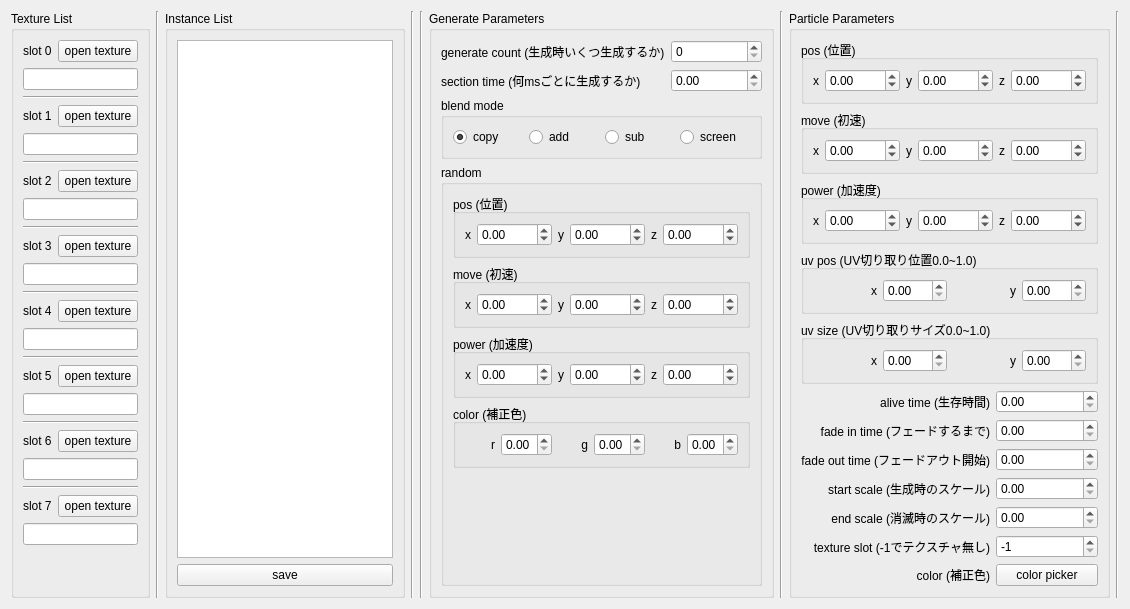
<?xml version="1.0" encoding="UTF-8"?>
<ui version="4.0">
 <class>Form</class>
 <widget class="QWidget" name="Form">
  <property name="geometry">
   <rect>
    <x>0</x>
    <y>0</y>
    <width>1130</width>
    <height>547</height>
   </rect>
  </property>
  <property name="windowTitle">
   <string>Particle Console</string>
  </property>
  <layout class="QGridLayout" name="gridLayout">
   <item row="0" column="7">
    <widget class="Line" name="line">
     <property name="orientation">
      <enum>Qt::Vertical</enum>
     </property>
    </widget>
   </item>
   <item row="0" column="3">
    <widget class="Line" name="line_2">
     <property name="orientation">
      <enum>Qt::Vertical</enum>
     </property>
    </widget>
   </item>
   <item row="0" column="9">
    <widget class="Line" name="line_12">
     <property name="orientation">
      <enum>Qt::Vertical</enum>
     </property>
    </widget>
   </item>
   <item row="0" column="1">
    <widget class="Line" name="line_11">
     <property name="orientation">
      <enum>Qt::Vertical</enum>
     </property>
    </widget>
   </item>
   <item row="0" column="8">
    <widget class="QGroupBox" name="particleParameters">
     <property name="font">
      <font>
       <pointsize>9</pointsize>
       <strikeout>false</strikeout>
      </font>
     </property>
     <property name="title">
      <string>Particle Parameters</string>
     </property>
     <layout class="QGridLayout" name="gridLayout_12">
      <item row="13" column="0">
       <widget class="QLabel" name="label_25">
        <property name="whatsThis">
         <string>消滅時のスケール
</string>
        </property>
        <property name="text">
         <string>end scale (消滅時のスケール)</string>
        </property>
        <property name="alignment">
         <set>Qt::AlignRight|Qt::AlignTrailing|Qt::AlignVCenter</set>
        </property>
       </widget>
      </item>
      <item row="4" column="0" colspan="2">
       <widget class="QGroupBox" name="groupBox_7">
        <property name="title">
         <string>uv size (UV切り取りサイズ0.0~1.0)</string>
        </property>
        <layout class="QGridLayout" name="gridLayout_7">
         <item row="1" column="2">
          <widget class="QLabel" name="label_20">
           <property name="text">
            <string>y</string>
           </property>
           <property name="alignment">
            <set>Qt::AlignRight|Qt::AlignTrailing|Qt::AlignVCenter</set>
           </property>
          </widget>
         </item>
         <item row="1" column="0">
          <widget class="QLabel" name="label_19">
           <property name="text">
            <string>x</string>
           </property>
           <property name="alignment">
            <set>Qt::AlignRight|Qt::AlignTrailing|Qt::AlignVCenter</set>
           </property>
          </widget>
         </item>
         <item row="1" column="1">
          <widget class="QDoubleSpinBox" name="spinUVSizeX">
           <property name="minimum">
            <double>0.000000000000000</double>
           </property>
           <property name="maximum">
            <double>1.000000000000000</double>
           </property>
          </widget>
         </item>
         <item row="1" column="3">
          <widget class="QDoubleSpinBox" name="spinUVPosY_2">
           <property name="minimum">
            <double>0.000000000000000</double>
           </property>
           <property name="maximum">
            <double>1.000000000000000</double>
           </property>
          </widget>
         </item>
        </layout>
       </widget>
      </item>
      <item row="3" column="0" colspan="2">
       <widget class="QGroupBox" name="groupBox_6">
        <property name="title">
         <string>uv pos (UV切り取り位置0.0~1.0)</string>
        </property>
        <layout class="QGridLayout" name="gridLayout_6">
         <item row="0" column="2">
          <widget class="QLabel" name="label_17">
           <property name="text">
            <string>y</string>
           </property>
           <property name="alignment">
            <set>Qt::AlignRight|Qt::AlignTrailing|Qt::AlignVCenter</set>
           </property>
          </widget>
         </item>
         <item row="0" column="1">
          <widget class="QDoubleSpinBox" name="spinUVPosX">
           <property name="minimum">
            <double>0.000000000000000</double>
           </property>
           <property name="maximum">
            <double>1.000000000000000</double>
           </property>
          </widget>
         </item>
         <item row="0" column="3">
          <widget class="QDoubleSpinBox" name="spinUVPosY">
           <property name="minimum">
            <double>0.000000000000000</double>
           </property>
           <property name="maximum">
            <double>1.000000000000000</double>
           </property>
          </widget>
         </item>
         <item row="0" column="0">
          <widget class="QLabel" name="label_16">
           <property name="text">
            <string>x</string>
           </property>
           <property name="alignment">
            <set>Qt::AlignRight|Qt::AlignTrailing|Qt::AlignVCenter</set>
           </property>
          </widget>
         </item>
        </layout>
       </widget>
      </item>
      <item row="1" column="0" colspan="2">
       <widget class="QGroupBox" name="groupBox_4">
        <property name="title">
         <string>move (初速)</string>
        </property>
        <layout class="QGridLayout" name="gridLayout_4">
         <item row="0" column="3">
          <widget class="QDoubleSpinBox" name="spinMoveY">
           <property name="minimum">
            <double>-1000.000000000000000</double>
           </property>
           <property name="maximum">
            <double>1000.000000000000000</double>
           </property>
          </widget>
         </item>
         <item row="0" column="4">
          <widget class="QLabel" name="label_10">
           <property name="text">
            <string>z</string>
           </property>
           <property name="alignment">
            <set>Qt::AlignRight|Qt::AlignTrailing|Qt::AlignVCenter</set>
           </property>
          </widget>
         </item>
         <item row="0" column="2">
          <widget class="QLabel" name="label_9">
           <property name="text">
            <string>y</string>
           </property>
           <property name="alignment">
            <set>Qt::AlignRight|Qt::AlignTrailing|Qt::AlignVCenter</set>
           </property>
          </widget>
         </item>
         <item row="0" column="1">
          <widget class="QDoubleSpinBox" name="spinMoveX">
           <property name="minimum">
            <double>-1000.000000000000000</double>
           </property>
           <property name="maximum">
            <double>1000.000000000000000</double>
           </property>
          </widget>
         </item>
         <item row="0" column="0">
          <widget class="QLabel" name="label_3">
           <property name="text">
            <string>x</string>
           </property>
           <property name="alignment">
            <set>Qt::AlignRight|Qt::AlignTrailing|Qt::AlignVCenter</set>
           </property>
          </widget>
         </item>
         <item row="0" column="5">
          <widget class="QDoubleSpinBox" name="spinMoveZ">
           <property name="minimum">
            <double>-1000.000000000000000</double>
           </property>
           <property name="maximum">
            <double>1000.000000000000000</double>
           </property>
          </widget>
         </item>
        </layout>
       </widget>
      </item>
      <item row="5" column="1">
       <widget class="QDoubleSpinBox" name="spinAliveTime"/>
      </item>
      <item row="2" column="0" colspan="2">
       <widget class="QGroupBox" name="groupBox_5">
        <property name="title">
         <string>power (加速度)</string>
        </property>
        <layout class="QGridLayout" name="gridLayout_5">
         <item row="0" column="0">
          <widget class="QLabel" name="label_4">
           <property name="font">
            <font>
             <strikeout>false</strikeout>
            </font>
           </property>
           <property name="layoutDirection">
            <enum>Qt::LeftToRight</enum>
           </property>
           <property name="text">
            <string>x</string>
           </property>
           <property name="alignment">
            <set>Qt::AlignRight|Qt::AlignTrailing|Qt::AlignVCenter</set>
           </property>
          </widget>
         </item>
         <item row="0" column="5">
          <widget class="QDoubleSpinBox" name="spinPowerZ">
           <property name="minimum">
            <double>-1000.000000000000000</double>
           </property>
           <property name="maximum">
            <double>1000.000000000000000</double>
           </property>
          </widget>
         </item>
         <item row="0" column="3">
          <widget class="QDoubleSpinBox" name="spinPowerY">
           <property name="minimum">
            <double>-1000.000000000000000</double>
           </property>
           <property name="maximum">
            <double>1000.000000000000000</double>
           </property>
          </widget>
         </item>
         <item row="0" column="1">
          <widget class="QDoubleSpinBox" name="spinPowerX">
           <property name="minimum">
            <double>-1000.000000000000000</double>
           </property>
           <property name="maximum">
            <double>1000.000000000000000</double>
           </property>
          </widget>
         </item>
         <item row="0" column="4">
          <widget class="QLabel" name="label_15">
           <property name="text">
            <string>z</string>
           </property>
           <property name="alignment">
            <set>Qt::AlignRight|Qt::AlignTrailing|Qt::AlignVCenter</set>
           </property>
          </widget>
         </item>
         <item row="0" column="2">
          <widget class="QLabel" name="label_11">
           <property name="text">
            <string>y</string>
           </property>
           <property name="alignment">
            <set>Qt::AlignRight|Qt::AlignTrailing|Qt::AlignVCenter</set>
           </property>
          </widget>
         </item>
        </layout>
       </widget>
      </item>
      <item row="9" column="1">
       <widget class="QDoubleSpinBox" name="spinFadeOutTime"/>
      </item>
      <item row="17" column="0">
       <widget class="QLabel" name="label_26">
        <property name="whatsThis">
         <string>テクスチャの補正色、テクスチャ無い場合は描画色</string>
        </property>
        <property name="text">
         <string>color (補正色)</string>
        </property>
        <property name="alignment">
         <set>Qt::AlignRight|Qt::AlignTrailing|Qt::AlignVCenter</set>
        </property>
       </widget>
      </item>
      <item row="7" column="1">
       <widget class="QDoubleSpinBox" name="spinFadeInTime"/>
      </item>
      <item row="15" column="0">
       <widget class="QLabel" name="label_5">
        <property name="whatsThis">
         <string>テクスチャのスロットの指定、-1でテクスチャ無し</string>
        </property>
        <property name="text">
         <string>texture slot (-1でテクスチャ無し)</string>
        </property>
        <property name="alignment">
         <set>Qt::AlignRight|Qt::AlignTrailing|Qt::AlignVCenter</set>
        </property>
       </widget>
      </item>
      <item row="17" column="1">
       <widget class="QPushButton" name="colorPickerButton">
        <property name="whatsThis">
         <string>カラーピッカーを開きます</string>
        </property>
        <property name="text">
         <string>color picker</string>
        </property>
       </widget>
      </item>
      <item row="7" column="0">
       <widget class="QLabel" name="label_22">
        <property name="whatsThis">
         <string>フェードインが終わる時間</string>
        </property>
        <property name="text">
         <string>fade in time (フェードするまで)</string>
        </property>
        <property name="alignment">
         <set>Qt::AlignRight|Qt::AlignTrailing|Qt::AlignVCenter</set>
        </property>
       </widget>
      </item>
      <item row="5" column="0">
       <widget class="QLabel" name="label_21">
        <property name="whatsThis">
         <string>生存時間</string>
        </property>
        <property name="text">
         <string>alive time (生存時間)</string>
        </property>
        <property name="alignment">
         <set>Qt::AlignRight|Qt::AlignTrailing|Qt::AlignVCenter</set>
        </property>
       </widget>
      </item>
      <item row="9" column="0">
       <widget class="QLabel" name="label_23">
        <property name="whatsThis">
         <string>フェードアウトが開始される時間
</string>
        </property>
        <property name="text">
         <string>fade out time (フェードアウト開始)</string>
        </property>
        <property name="alignment">
         <set>Qt::AlignRight|Qt::AlignTrailing|Qt::AlignVCenter</set>
        </property>
       </widget>
      </item>
      <item row="15" column="1">
       <widget class="QSpinBox" name="spinTextureIndex">
        <property name="minimum">
         <number>-1</number>
        </property>
        <property name="maximum">
         <number>7</number>
        </property>
        <property name="value">
         <number>-1</number>
        </property>
       </widget>
      </item>
      <item row="11" column="1">
       <widget class="QDoubleSpinBox" name="spinStartScale"/>
      </item>
      <item row="11" column="0">
       <widget class="QLabel" name="label_24">
        <property name="whatsThis">
         <string>生成時のスケール
</string>
        </property>
        <property name="text">
         <string>start scale (生成時のスケール)</string>
        </property>
        <property name="alignment">
         <set>Qt::AlignRight|Qt::AlignTrailing|Qt::AlignVCenter</set>
        </property>
       </widget>
      </item>
      <item row="13" column="1">
       <widget class="QDoubleSpinBox" name="spinEndScale"/>
      </item>
      <item row="0" column="0" colspan="2">
       <widget class="QGroupBox" name="groupBox_3">
        <property name="title">
         <string>pos (位置)</string>
        </property>
        <layout class="QGridLayout" name="gridLayout_3">
         <item row="0" column="4">
          <widget class="QLabel" name="label_8">
           <property name="text">
            <string>z</string>
           </property>
           <property name="alignment">
            <set>Qt::AlignRight|Qt::AlignTrailing|Qt::AlignVCenter</set>
           </property>
          </widget>
         </item>
         <item row="0" column="3">
          <widget class="QDoubleSpinBox" name="spinPosY">
           <property name="minimum">
            <double>-1000.000000000000000</double>
           </property>
           <property name="maximum">
            <double>1000.000000000000000</double>
           </property>
          </widget>
         </item>
         <item row="0" column="5">
          <widget class="QDoubleSpinBox" name="spinPosZ">
           <property name="minimum">
            <double>-1000.000000000000000</double>
           </property>
           <property name="maximum">
            <double>1000.000000000000000</double>
           </property>
          </widget>
         </item>
         <item row="0" column="2">
          <widget class="QLabel" name="label">
           <property name="text">
            <string>y</string>
           </property>
           <property name="alignment">
            <set>Qt::AlignRight|Qt::AlignTrailing|Qt::AlignVCenter</set>
           </property>
          </widget>
         </item>
         <item row="0" column="0">
          <widget class="QLabel" name="label_7">
           <property name="text">
            <string>x</string>
           </property>
           <property name="alignment">
            <set>Qt::AlignRight|Qt::AlignTrailing|Qt::AlignVCenter</set>
           </property>
          </widget>
         </item>
         <item row="0" column="1">
          <widget class="QDoubleSpinBox" name="spinPosX">
           <property name="minimum">
            <double>-1000.000000000000000</double>
           </property>
           <property name="maximum">
            <double>1000.000000000000000</double>
           </property>
          </widget>
         </item>
        </layout>
       </widget>
      </item>
     </layout>
    </widget>
   </item>
   <item row="0" column="2">
    <widget class="QGroupBox" name="instanceList">
     <property name="title">
      <string>Instance List</string>
     </property>
     <layout class="QGridLayout" name="gridLayout_13">
      <item row="1" column="0">
       <widget class="QPushButton" name="pushButton_10">
        <property name="text">
         <string>save</string>
        </property>
       </widget>
      </item>
      <item row="0" column="0">
       <widget class="InstanceList" name="instanceListWidget"/>
      </item>
     </layout>
    </widget>
   </item>
   <item row="0" column="6">
    <widget class="QGroupBox" name="generateParameters">
     <property name="title">
      <string>Generate Parameters</string>
     </property>
     <layout class="QGridLayout" name="gridLayout_14">
      <item row="1" column="1">
       <widget class="QDoubleSpinBox" name="spinSectionTime"/>
      </item>
      <item row="1" column="0">
       <widget class="QLabel" name="label_14">
        <property name="whatsThis">
         <string>パーティクルを何msごとに出現させるかの設定</string>
        </property>
        <property name="text">
         <string>section time (何msごとに生成するか)</string>
        </property>
       </widget>
      </item>
      <item row="0" column="0">
       <widget class="QLabel" name="label_31">
        <property name="whatsThis">
         <string>生成時に何個パーティクルを生成するか</string>
        </property>
        <property name="text">
         <string>generate count (生成時いくつ生成するか)</string>
        </property>
       </widget>
      </item>
      <item row="0" column="1">
       <widget class="QSpinBox" name="spinGenerateFrame"/>
      </item>
      <item row="4" column="0" colspan="2">
       <widget class="QGroupBox" name="random">
        <property name="title">
         <string>random</string>
        </property>
        <layout class="QGridLayout" name="gridLayout_8">
         <item row="0" column="0">
          <widget class="QGroupBox" name="groupBox_2">
           <property name="title">
            <string>pos (位置)</string>
           </property>
           <layout class="QGridLayout" name="gridLayout_2">
            <item row="0" column="4">
             <widget class="QLabel" name="label_37">
              <property name="text">
               <string>z</string>
              </property>
              <property name="alignment">
               <set>Qt::AlignRight|Qt::AlignTrailing|Qt::AlignVCenter</set>
              </property>
             </widget>
            </item>
            <item row="0" column="2">
             <widget class="QLabel" name="label_36">
              <property name="text">
               <string>y</string>
              </property>
              <property name="alignment">
               <set>Qt::AlignRight|Qt::AlignTrailing|Qt::AlignVCenter</set>
              </property>
             </widget>
            </item>
            <item row="0" column="1">
             <widget class="QDoubleSpinBox" name="spinRandPosX">
              <property name="minimum">
               <double>-1000.000000000000000</double>
              </property>
              <property name="maximum">
               <double>1000.000000000000000</double>
              </property>
             </widget>
            </item>
            <item row="0" column="3">
             <widget class="QDoubleSpinBox" name="spinRandPosY">
              <property name="minimum">
               <double>-1000.000000000000000</double>
              </property>
              <property name="maximum">
               <double>1000.000000000000000</double>
              </property>
             </widget>
            </item>
            <item row="0" column="0">
             <widget class="QLabel" name="label_35">
              <property name="text">
               <string>x</string>
              </property>
              <property name="alignment">
               <set>Qt::AlignRight|Qt::AlignTrailing|Qt::AlignVCenter</set>
              </property>
             </widget>
            </item>
            <item row="0" column="5">
             <widget class="QDoubleSpinBox" name="spinRandPosZ">
              <property name="minimum">
               <double>-1000.000000000000000</double>
              </property>
              <property name="maximum">
               <double>1000.000000000000000</double>
              </property>
             </widget>
            </item>
           </layout>
          </widget>
         </item>
         <item row="2" column="0">
          <widget class="QGroupBox" name="groupBox_10">
           <property name="title">
            <string>power (加速度)</string>
           </property>
           <layout class="QGridLayout" name="gridLayout_10">
            <item row="0" column="0">
             <widget class="QLabel" name="label_43">
              <property name="text">
               <string>x</string>
              </property>
              <property name="alignment">
               <set>Qt::AlignRight|Qt::AlignTrailing|Qt::AlignVCenter</set>
              </property>
             </widget>
            </item>
            <item row="0" column="2">
             <widget class="QLabel" name="label_44">
              <property name="text">
               <string>y</string>
              </property>
              <property name="alignment">
               <set>Qt::AlignRight|Qt::AlignTrailing|Qt::AlignVCenter</set>
              </property>
             </widget>
            </item>
            <item row="0" column="3">
             <widget class="QDoubleSpinBox" name="spinRandPowerY">
              <property name="minimum">
               <double>-1000.000000000000000</double>
              </property>
              <property name="maximum">
               <double>1000.000000000000000</double>
              </property>
             </widget>
            </item>
            <item row="0" column="1">
             <widget class="QDoubleSpinBox" name="spinRandPowerX">
              <property name="minimum">
               <double>-1000.000000000000000</double>
              </property>
              <property name="maximum">
               <double>1000.000000000000000</double>
              </property>
             </widget>
            </item>
            <item row="0" column="4">
             <widget class="QLabel" name="label_45">
              <property name="text">
               <string>z</string>
              </property>
              <property name="alignment">
               <set>Qt::AlignRight|Qt::AlignTrailing|Qt::AlignVCenter</set>
              </property>
             </widget>
            </item>
            <item row="0" column="5">
             <widget class="QDoubleSpinBox" name="spinRandPowerZ">
              <property name="minimum">
               <double>-1000.000000000000000</double>
              </property>
              <property name="maximum">
               <double>1000.000000000000000</double>
              </property>
             </widget>
            </item>
           </layout>
          </widget>
         </item>
         <item row="1" column="0">
          <widget class="QGroupBox" name="groupBox_8">
           <property name="title">
            <string>move (初速)</string>
           </property>
           <layout class="QGridLayout" name="gridLayout_9">
            <item row="0" column="1">
             <widget class="QDoubleSpinBox" name="spinRandMoveX">
              <property name="minimum">
               <double>-1000.000000000000000</double>
              </property>
              <property name="maximum">
               <double>1000.000000000000000</double>
              </property>
             </widget>
            </item>
            <item row="0" column="3">
             <widget class="QDoubleSpinBox" name="spinRandMoveY">
              <property name="minimum">
               <double>-1000.000000000000000</double>
              </property>
              <property name="maximum">
               <double>1000.000000000000000</double>
              </property>
             </widget>
            </item>
            <item row="0" column="4">
             <widget class="QLabel" name="label_41">
              <property name="text">
               <string>z</string>
              </property>
              <property name="alignment">
               <set>Qt::AlignRight|Qt::AlignTrailing|Qt::AlignVCenter</set>
              </property>
             </widget>
            </item>
            <item row="0" column="2">
             <widget class="QLabel" name="label_40">
              <property name="text">
               <string>y</string>
              </property>
              <property name="alignment">
               <set>Qt::AlignRight|Qt::AlignTrailing|Qt::AlignVCenter</set>
              </property>
             </widget>
            </item>
            <item row="0" column="0">
             <widget class="QLabel" name="label_39">
              <property name="text">
               <string>x</string>
              </property>
              <property name="alignment">
               <set>Qt::AlignRight|Qt::AlignTrailing|Qt::AlignVCenter</set>
              </property>
             </widget>
            </item>
            <item row="0" column="5">
             <widget class="QDoubleSpinBox" name="spinRandMoveZ">
              <property name="minimum">
               <double>-1000.000000000000000</double>
              </property>
              <property name="maximum">
               <double>1000.000000000000000</double>
              </property>
             </widget>
            </item>
           </layout>
          </widget>
         </item>
         <item row="3" column="0">
          <widget class="QGroupBox" name="groupBox_11">
           <property name="title">
            <string>color (補正色)</string>
           </property>
           <layout class="QGridLayout" name="gridLayout_11">
            <item row="0" column="1">
             <widget class="QDoubleSpinBox" name="spinRandColorRed">
              <property name="maximum">
               <double>1.000000000000000</double>
              </property>
             </widget>
            </item>
            <item row="0" column="0">
             <widget class="QLabel" name="label_6">
              <property name="text">
               <string>r</string>
              </property>
              <property name="alignment">
               <set>Qt::AlignRight|Qt::AlignTrailing|Qt::AlignVCenter</set>
              </property>
             </widget>
            </item>
            <item row="0" column="3">
             <widget class="QDoubleSpinBox" name="spinRandColorGreen">
              <property name="maximum">
               <double>1.000000000000000</double>
              </property>
             </widget>
            </item>
            <item row="0" column="4">
             <widget class="QLabel" name="label_13">
              <property name="text">
               <string>b</string>
              </property>
              <property name="alignment">
               <set>Qt::AlignRight|Qt::AlignTrailing|Qt::AlignVCenter</set>
              </property>
             </widget>
            </item>
            <item row="0" column="2">
             <widget class="QLabel" name="label_12">
              <property name="text">
               <string>g</string>
              </property>
              <property name="alignment">
               <set>Qt::AlignRight|Qt::AlignTrailing|Qt::AlignVCenter</set>
              </property>
             </widget>
            </item>
            <item row="0" column="5">
             <widget class="QDoubleSpinBox" name="spinRandColorBlue">
              <property name="maximum">
               <double>1.000000000000000</double>
              </property>
             </widget>
            </item>
           </layout>
          </widget>
         </item>
         <item row="4" column="0">
          <spacer name="verticalSpacer">
           <property name="orientation">
            <enum>Qt::Vertical</enum>
           </property>
           <property name="sizeHint" stdset="0">
            <size>
             <width>20</width>
             <height>40</height>
            </size>
           </property>
          </spacer>
         </item>
        </layout>
       </widget>
      </item>
      <item row="2" column="0" colspan="2">
       <widget class="QGroupBox" name="blendMode_2">
        <property name="title">
         <string>blend mode</string>
        </property>
        <layout class="QHBoxLayout" name="horizontalLayout">
         <item>
          <widget class="QRadioButton" name="blendCopy">
           <property name="text">
            <string>copy</string>
           </property>
           <property name="checked">
            <bool>true</bool>
           </property>
           <attribute name="buttonGroup">
            <string notr="true">blendMode</string>
           </attribute>
          </widget>
         </item>
         <item>
          <widget class="QRadioButton" name="blendAdd">
           <property name="text">
            <string>add</string>
           </property>
           <attribute name="buttonGroup">
            <string notr="true">blendMode</string>
           </attribute>
          </widget>
         </item>
         <item>
          <widget class="QRadioButton" name="blendSub">
           <property name="text">
            <string>sub</string>
           </property>
           <attribute name="buttonGroup">
            <string notr="true">blendMode</string>
           </attribute>
          </widget>
         </item>
         <item>
          <widget class="QRadioButton" name="blendScreen">
           <property name="text">
            <string>screen</string>
           </property>
           <attribute name="buttonGroup">
            <string notr="true">blendMode</string>
           </attribute>
          </widget>
         </item>
        </layout>
       </widget>
      </item>
     </layout>
    </widget>
   </item>
   <item row="0" column="5">
    <widget class="Line" name="line_3">
     <property name="orientation">
      <enum>Qt::Vertical</enum>
     </property>
    </widget>
   </item>
   <item row="0" column="0">
    <widget class="QGroupBox" name="textureList">
     <property name="title">
      <string>Texture List</string>
     </property>
     <layout class="QFormLayout" name="formLayout">
      <item row="0" column="0">
       <widget class="QLabel" name="label_2">
        <property name="text">
         <string>slot 0</string>
        </property>
       </widget>
      </item>
      <item row="0" column="1">
       <widget class="QPushButton" name="openTexture0">
        <property name="text">
         <string>open texture</string>
        </property>
       </widget>
      </item>
      <item row="1" column="0" colspan="2">
       <widget class="QLineEdit" name="pathView0">
        <property name="readOnly">
         <bool>true</bool>
        </property>
       </widget>
      </item>
      <item row="2" column="0" colspan="2">
       <widget class="Line" name="line_4">
        <property name="orientation">
         <enum>Qt::Horizontal</enum>
        </property>
       </widget>
      </item>
      <item row="3" column="0">
       <widget class="QLabel" name="label_32">
        <property name="text">
         <string>slot 1</string>
        </property>
       </widget>
      </item>
      <item row="3" column="1">
       <widget class="QPushButton" name="openTexture1">
        <property name="text">
         <string>open texture</string>
        </property>
       </widget>
      </item>
      <item row="4" column="0" colspan="2">
       <widget class="QLineEdit" name="pathView1">
        <property name="readOnly">
         <bool>true</bool>
        </property>
       </widget>
      </item>
      <item row="5" column="0" colspan="2">
       <widget class="Line" name="line_5">
        <property name="orientation">
         <enum>Qt::Horizontal</enum>
        </property>
       </widget>
      </item>
      <item row="6" column="0">
       <widget class="QLabel" name="label_27">
        <property name="text">
         <string>slot 2</string>
        </property>
       </widget>
      </item>
      <item row="6" column="1">
       <widget class="QPushButton" name="openTexture2">
        <property name="text">
         <string>open texture</string>
        </property>
       </widget>
      </item>
      <item row="7" column="0" colspan="2">
       <widget class="QLineEdit" name="pathView2">
        <property name="readOnly">
         <bool>true</bool>
        </property>
       </widget>
      </item>
      <item row="8" column="0" colspan="2">
       <widget class="Line" name="line_6">
        <property name="orientation">
         <enum>Qt::Horizontal</enum>
        </property>
       </widget>
      </item>
      <item row="9" column="0">
       <widget class="QLabel" name="label_29">
        <property name="text">
         <string>slot 3</string>
        </property>
       </widget>
      </item>
      <item row="9" column="1">
       <widget class="QPushButton" name="openTexture3">
        <property name="text">
         <string>open texture</string>
        </property>
       </widget>
      </item>
      <item row="10" column="0" colspan="2">
       <widget class="QLineEdit" name="pathView3">
        <property name="readOnly">
         <bool>true</bool>
        </property>
       </widget>
      </item>
      <item row="11" column="0" colspan="2">
       <widget class="Line" name="line_7">
        <property name="orientation">
         <enum>Qt::Horizontal</enum>
        </property>
       </widget>
      </item>
      <item row="12" column="0">
       <widget class="QLabel" name="label_33">
        <property name="text">
         <string>slot 4</string>
        </property>
       </widget>
      </item>
      <item row="12" column="1">
       <widget class="QPushButton" name="openTexture4">
        <property name="text">
         <string>open texture</string>
        </property>
       </widget>
      </item>
      <item row="13" column="0" colspan="2">
       <widget class="QLineEdit" name="pathView4">
        <property name="readOnly">
         <bool>true</bool>
        </property>
       </widget>
      </item>
      <item row="14" column="0" colspan="2">
       <widget class="Line" name="line_8">
        <property name="orientation">
         <enum>Qt::Horizontal</enum>
        </property>
       </widget>
      </item>
      <item row="15" column="0">
       <widget class="QLabel" name="label_38">
        <property name="text">
         <string>slot 5</string>
        </property>
       </widget>
      </item>
      <item row="15" column="1">
       <widget class="QPushButton" name="openTexture5">
        <property name="text">
         <string>open texture</string>
        </property>
       </widget>
      </item>
      <item row="16" column="0" colspan="2">
       <widget class="QLineEdit" name="pathView5">
        <property name="readOnly">
         <bool>true</bool>
        </property>
       </widget>
      </item>
      <item row="17" column="0" colspan="2">
       <widget class="Line" name="line_9">
        <property name="orientation">
         <enum>Qt::Horizontal</enum>
        </property>
       </widget>
      </item>
      <item row="18" column="0">
       <widget class="QLabel" name="label_46">
        <property name="text">
         <string>slot 6</string>
        </property>
       </widget>
      </item>
      <item row="18" column="1">
       <widget class="QPushButton" name="openTexture6">
        <property name="text">
         <string>open texture</string>
        </property>
       </widget>
      </item>
      <item row="19" column="0" colspan="2">
       <widget class="QLineEdit" name="pathView6">
        <property name="readOnly">
         <bool>true</bool>
        </property>
       </widget>
      </item>
      <item row="20" column="0" colspan="2">
       <widget class="Line" name="line_10">
        <property name="orientation">
         <enum>Qt::Horizontal</enum>
        </property>
       </widget>
      </item>
      <item row="21" column="0">
       <widget class="QLabel" name="label_48">
        <property name="text">
         <string>slot 7</string>
        </property>
       </widget>
      </item>
      <item row="21" column="1">
       <widget class="QPushButton" name="openTexture7">
        <property name="text">
         <string>open texture</string>
        </property>
       </widget>
      </item>
      <item row="22" column="0" colspan="2">
       <widget class="QLineEdit" name="pathView7">
        <property name="readOnly">
         <bool>true</bool>
        </property>
       </widget>
      </item>
     </layout>
    </widget>
   </item>
  </layout>
 </widget>
 <customwidgets>
  <customwidget>
   <class>InstanceList</class>
   <extends>QListWidget</extends>
   <header>instancelist.h</header>
  </customwidget>
 </customwidgets>
 <resources/>
 <connections/>
 <buttongroups>
  <buttongroup name="blendMode"/>
 </buttongroups>
</ui>
